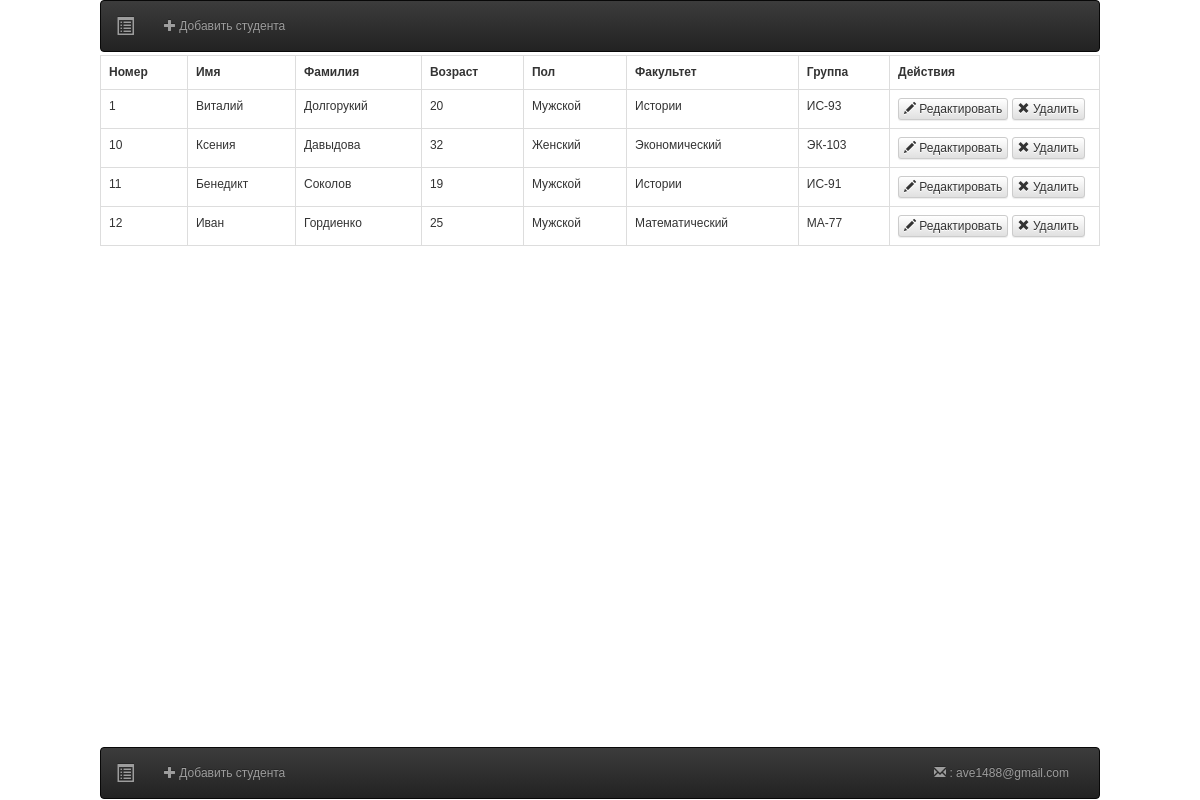
The app's page /student/get_table with its own data.
### tables this page shows
CREATE TABLE IF NOT EXISTS `students` (
  `id` int(10) NOT NULL AUTO_INCREMENT,
  `name` varchar(25) NOT NULL,
  `surname` varchar(25) NOT NULL,
  `age` int(10) NOT NULL,
  `sex` int(10) NOT NULL,
  `faculty` varchar(20) NOT NULL,
  `class` varchar(20) NOT NULL,
  PRIMARY KEY (`id`)
);

### controllers/StudentController.php (called while the page is built, shortened)
<?php
class StudentController extends \framework\Controller {
	public function action_get_table()
	{
		$students = \models\Student::getRecords();
		$params = array('students' => $students);
		$this->render('table_view', $params);
	}
}
?>

### framework/Routing.php (called while the page is built, shortened)
<?php
class Routing
{
	private $defaultAction = 'index';
	private $actionPrefix = 'action_';
	function __construct () {
		$this->routes = explode('/', $_SERVER['REQUEST_URI']);
		if ( !empty($this->routes[2]) ) {
			$action = $this ->routes[2];
			$explode = explode('?', $action);
			$this ->routes[2] = $explode[0];
 			$this->actionName = $this->actionPrefix . $this->routes[2];
 		} else {
 			$this->actionName = $this->actionPrefix . $this->defaultAction;
  		}
	}
	function run() {
		$controller = new $this->controllerName;
		$action = $this->actionName;
		$controller -> run($action);
	}
}
?>

### index.php (called while the page is built, shortened)
<?php
$routing = new \framework\Routing;
$routing ->run();
?>

### framework/ActiveRecord.php (called while the page is built, shortened)
<?php
abstract class ActiveRecord {
	public static $tableName;
	public static $tableColumns;
	public static function getRecords ($where=null,$order=null)
	{
		$query = "SELECT * FROM ". static::$tableName;
		$res=DB::query($query);
		$result = array();
		while ($row=DB::fetch($res)) {
			$record = new static();
			foreach (static::$tableColumns as $columnName) {
				$record->$columnName = $row [$columnName];
			}
			$result[] = $record;
		}
		return $result;
	}
}
?>

### framework/DB.php (called while the page is built, shortened)
<?php
class DB {
	public static function query($query)
	{
		$res = mysql_query($query) or die(mysql_error());
		return $res;
	}
	public static function fetch($res)
	{
		return mysql_fetch_array($res);
	}
}
?>

### views/table_view.php (the view)
<table class="table table-bordered">
	<tr>
		<th>Номер</th>
		<th>Имя</th>
		<th>Фамилия</th>
		<th>Возраст</th>
		<th>Пол</th>
		<th>Факультет</th>
		<th>Группа</th>
		<th style="width:210px">Действия</th>
	</tr>
	<?php foreach($students as $student){ ?>
		<tr>
			<td class="user-id"><?=$student->id ?></td>
	 		<td class="user-name"><?=$student->name ?></td>
	 		<td class="user-surname"><?=$student->surname ?></td>
	 		<td class="user-age"><?=$student->age ?></td>
	 		<td class="user-sex"><?= ($student->sex==1) ?'Мужской':'Женский'; ?></td>
	 		<td class="user-faculty"><?=$student->faculty ?></td>
	 		<td class="user-class"><?=$student->class ?></td>
			<td style="width:210px">
				<button type="button" class="btn btn-default btn-xs edit-button">
  					<span class="glyphicon glyphicon-pencil" aria-hidden="true"></span> Редактировать
				</button>
				<button type="button" class="btn btn-default btn-xs dell-button">
  					<span class="glyphicon glyphicon-remove" aria-hidden="true"></span> Удалить
				</button>
			</td>
	 	</tr>
	<?php } ?>
</table>

### framework/Controller.php (shortened to what this page needs)
<?php
class Controller {
	public function run ($action)
	{
		if(method_exists($this, $action))
		{
			$this -> $action();
		}else {
			die('Такого экшена не существует!');
		}
	}
	protected function render($view, $params, $is_ajax = false)
	{
		extract($params);
		if ($is_ajax == false) {
			require 'template/header.php';
		}
		require 'views/'.$view.'.php';
		if ($is_ajax == false) {
			require 'template/footer.php';
		}
	}
}
?>

### template/header.php (shortened to what this page needs)
<!DOCTYPE html>
<html>
<head>
<link rel="stylesheet" href="https://maxcdn.bootstrapcdn.com/bootstrap/3.3.4/css/bootstrap.min.css">
<link rel="stylesheet" href="https://maxcdn.bootstrapcdn.com/bootstrap/3.3.4/css/bootstrap-theme.min.css">
	<link rel="stylesheet" href="/assets/style.css">
</head>
<body>
<div class="wrapper">
	<header class="header">
		<nav class="navbar navbar-inverse">
  			<div class="container-fluid">
	    		<div class="navbar-header">
	      			<a class="navbar-brand" href="/student/get_table"><span class="glyphicon glyphicon-list-alt"></span></a>
	    		</div>
	    		<div class="collapse navbar-collapse" id="bs-example-navbar-collapse-1">
	      			<ul class="nav navbar-nav">
	        			<li><a class="add_std" href="/student/get_student"><span class="glyphicon glyphicon-plus"></span> Добавить студента</a></li>
	      			</ul>
	    		</div>
  			</div>
		</nav>
	</header>
	<main class="content">

### template/footer.php (shortened to what this page needs)
</main>
</div>
<footer class="footer">
	<nav class="navbar navbar-inverse">
    <div class="container-fluid">
	    <div class="navbar-header">
	      <a class="navbar-brand" href="/student/get_table"><span class="glyphicon glyphicon-list-alt"></span></a>
	    </div>
	    <div class="collapse navbar-collapse" id="bs-example-navbar-collapse-1">
	      <ul class="nav navbar-nav">
	        <li><a class="add_std" href="/student/get_student"><span class="glyphicon glyphicon-plus"></span> Добавить студента</a></li>
	      </ul>
	      <ul class="nav navbar-nav navbar-right">
  				<li><a href="mailto:ave1488@gmail.com"><span class="glyphicon glyphicon-envelope"></span> : ave1488@gmail.com</a></li>
  			</ul>
	    </div>
  	</div>
	</nav>
</footer>
</body>
</html>

### assets/style.css (style rules this page uses)
html { height: 100%; }
body { font: 12px/18px Arial, sans-serif; width: 100%; height: 100%; background-color: #fff; background: url(http://univer-u.ru/wp-content/uploads/2014/08/%D1%81%D1%82%D1%83%D0%B4%D0%B5%D0%BD%D1%82%D1%8B.jpg) 50% 100%; background-repeat: no-repeat; }
.wrapper { width: 1000px; margin: 0 auto; min-height: 100%; height: auto !important; height: 100%; background-color: rgba(255,255,255,0.3); }
.header { height: 50px; }
.content { padding: 5px 0 55px 0; }
.table { margin-bottom: 0; background-color: rgba(255,255,255,0.7); }
.footer { width: 1000px; margin: -53px auto 0; height: 50px; position: relative; }
.footer .navbar { margin-bottom: 0px; }

### records on screen
students: id "1", name "Виталий", surname "Долгорукий", age "20", sex "Мужской", faculty "Истории", class "ИС-93"
students: id "10", name "Ксения", surname "Давыдова", age "32", sex "Женский", faculty "Экономический", class "ЭК-103"
students: id "11", name "Бенедикт", surname "Соколов", age "19", sex "Мужской", faculty "Истории", class "ИС-91"
students: id "12", name "Иван", surname "Гордиенко", age "25", sex "Мужской", faculty "Математический", class "МА-77"
